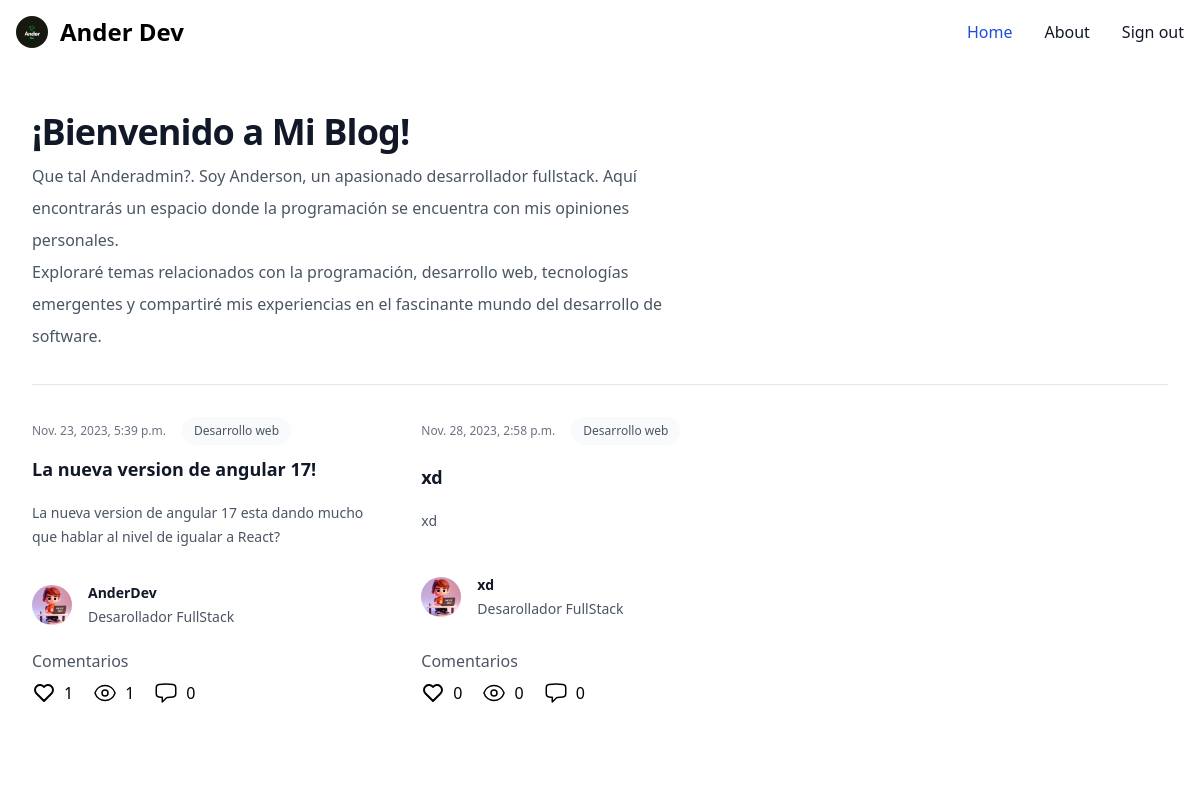
/ (signed in), run on the app's committed database.
### core/models.py (models this page shows, shortened)
class User(AbstractUser):
    pass

class Post(models.Model):
    author = models.CharField(max_length=150, verbose_name='Author', blank=False, null=False)
    publicado = models.DateTimeField(auto_now_add=True)
    actualizado = models.DateTimeField(auto_now=True)
    categoria = models.ForeignKey(Categoria, on_delete=models.CASCADE)
    title = models.CharField(max_length=150,verbose_name='Title')
    content = models.TextField()
    picture = models.ImageField(upload_to='img/')
    slug = models.SlugField()
    def get_absolute_url(self):
        return reverse("Detail", kwargs={
            'slug': self.slug
    })
    def get_like_url(self):
        return reverse("like", kwargs={
            'slug':self.slug
        })
    @property
    def get_comment_count(self):
        return self.comment_set.all().count()
    @property
    def get_likes_count(self):
        return self.like_set.all().count()
    @property
    def get_views_count(self):
        return self.postview_set.all().count()

class Categoria(models.Model):
    name = models.CharField(max_length=150, verbose_name='Categoria')
    def __str__(self):
        return self.name

### core/views.py (the view)
# urls.py: path('',HomeView.as_view(), name='Home'),
class HomeView(View):
    def get(self, request, *args, **kwargs):
        dashboardinit = request.user.has_perm('core.can_add_post_view')
        posts = Post.objects.all()
        context = {
            'posts':posts,
            'dashboardinit':dashboardinit
        }
        return render(request,'post/index.html',context)

### templates/post/index.html (shortened to what this page needs)
{% extends "post/base.html" %}
{% load static %}
{% block content %}
    <section>
        <div class="bg-white py-14 sm:py-12">
          <div class="mx-auto max-w-7xl px-6 lg:px-8">
            <div class="mx-auto max-w-2xl lg:mx-0">
              <h2 class="text-3xl font-bold tracking-tight text-gray-900 sm:text-4xl">¡Bienvenido a Mi Blog!</h2>
              <p class="mt-2 text-base leading-8 text-gray-600">
                {% if user.is_authenticated %}Que tal {{request.user.username|capfirst}}?.{% endif %}
                Soy Anderson, un apasionado desarrollador fullstack. Aquí encontrarás un espacio donde la programación se encuentra con mis opiniones personales.
            </p>
            <p class="text-base leading-8 text-gray-600">
              Exploraré temas relacionados con la programación, desarrollo web, tecnologías emergentes y compartiré mis experiencias en el fascinante mundo del desarrollo de software.
          </p>
          </div>
            <div class="mx-auto grid max-w-2xl grid-cols-1 gap-x-8 gap-y-16 border-t border-gray-200 sm:mt-8 sm:pt-8 lg:mx-0 lg:max-w-none lg:grid-cols-3">
              {% for post in posts %}
                <article class="flex max-w-xl flex-col items-start justify-between">
                  <div class="flex items-center gap-x-4 text-xs">
                    <time class="text-gray-500">{{post.publicado}}</time>
                    <a class="relative z-10 rounded-full bg-gray-50 px-3 py-1.5 font-medium text-gray-600 hover:bg-gray-100">{{post.categoria}}</a>
                  </div>
                  <div class="group relative">
                    <h3 class="mt-3 text-lg font-semibold leading-6 text-gray-900 group-hover:text-gray-600">
                      {% if  user.is_authenticated %}
                        <a href="{{post.get_absolute_url}}">
                      {% else %}
                      <a href="{% url "account_login" %}">
                      {% endif %}
                        <span class="absolute inset-0"></span>
                        {{post.title}}
                      </a>
                    </h3>
                    <p class="mt-5 line-clamp-3 text-sm leading-6 text-gray-600">
                      {{post.content}}
                    </p>
                  </div>
                  <div class="relative mt-8 flex items-center gap-x-4">
                    <img src={% static "logo.jpg" %} alt="" class="h-10 w-10 rounded-full bg-gray-50">
                    <div class="text-sm leading-6">
                      <p class="font-semibold text-gray-900">
                        <a href="#">
                          <span class="absolute inset-0"></span>
                          {{post.author}}
                        </a>
                      </p>
                      <p class="text-gray-600">Desarollador FullStack</p>
                    </div>
                  </div>
                  <div class="mt-5">
                    <h1 class="text-gray-600">Comentarios</h1>
                    <div class="py-2 flex gap-5">
                        {% if user.is_authenticated %}
                          <a href="{{post.get_like_url}}" class="flex gap-2">
                            {% else %}
                          <a href="{% url "account_login" %}" class="flex gap-2">
                        {% endif %}
                          {{post.get_likes_count}}
                        </a>
                        <p class="flex gap-2" >
                            {{post.get_views_count}}
                        </p>
                        <p class="flex gap-2">
                            {{post.get_comment_count}}</p>
                    </div>
                </div>
                </article>
              {% endfor %}
            </div>
          </div>
        </div>
    </section>
{% endblock content %}

### data on the page
User: user.username "Anderadmin"
Post: publicado "Nov. 23, 2023, 5:39 p.m.", categoria "Desarrollo web", title "La nueva version de angular 17!", content "La nueva version de angular 17 esta dando mucho que hablar al nivel de igualar a React?", author "AnderDev", get_likes_count "1", get_views_count "1", get_comment_count "0"
Post: publicado "Nov. 28, 2023, 2:58 p.m.", categoria "Desarrollo web", title "xd", content "xd", author "xd", get_likes_count "0", get_views_count "0", get_comment_count "0"
